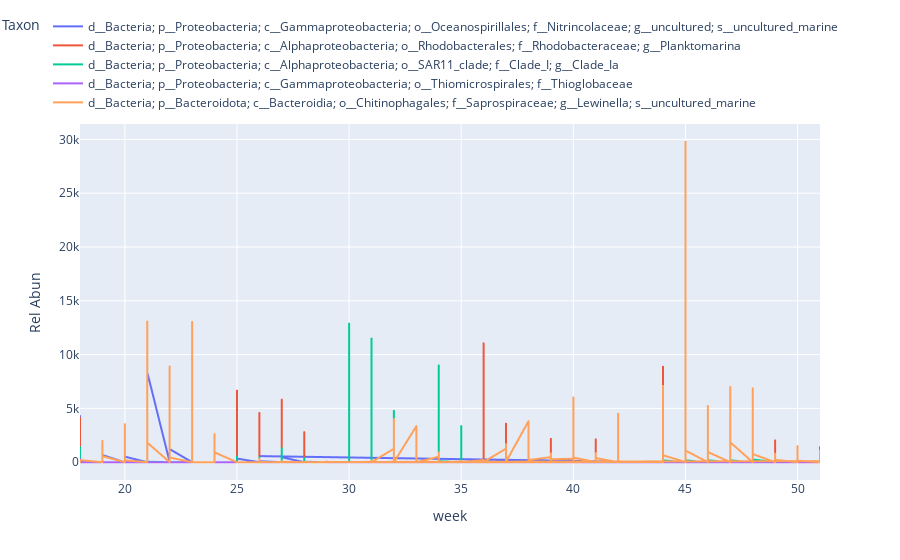

The notebook cell saved with this chart:
### Code cell
fig = px.line(mdtop5_dA, x="week", y="Rel Abun", color='Taxon')
fig.update_layout(legend=dict(
    orientation="h",
    yanchor="bottom",
    y=1.02,
    xanchor="right",
    x=1
))
fig.show()

### Figure 1 — Plotly figure (JSON) as saved in the notebook; plotly's stock layout.template omitted (floating-point values rounded to 4 significant figures; data arrays with more than 128 entries replaced by an {"elided": "..."} marker saying what was removed)
{"data": [{"hovertemplate": "Taxon=d__Bacteria; p__Proteobacteria; c__Gammaproteobacteria; o__Oceanospirillales; f__Nitrincolaceae; g__uncultured; s__uncultured_marine<br>week=%{x}<br>Rel Abun=%{y}<extra></extra>", "legendgroup": "d__Bacteria; p__Proteobacteria; c__Gammaproteobacteria; o__Oceanospirillales; f__Nitrincolaceae; g__uncultured; s__uncultured_marine", "line": {"color": "#636efa", "dash": "solid"}, "marker": {"symbol": "circle"}, "mode": "lines", "name": "d__Bacteria; p__Proteobacteria; c__Gammaproteobacteria; o__Oceanospirillales; f__Nitrincolaceae; g__uncultured; s__uncultured_marine", "showlegend": true, "type": "scattergl", "x": {"elided": "816 int values"}, "xaxis": "x", "y": {"elided": "816 int values"}, "yaxis": "y"}, {"hovertemplate": "Taxon=d__Bacteria; p__Proteobacteria; c__Alphaproteobacteria; o__Rhodobacterales; f__Rhodobacteraceae; g__Planktomarina<br>week=%{x}<br>Rel Abun=%{y}<extra></extra>", "legendgroup": "d__Bacteria; p__Proteobacteria; c__Alphaproteobacteria; o__Rhodobacterales; f__Rhodobacteraceae; g__Planktomarina", "line": {"color": "#EF553B", "dash": "solid"}, "marker": {"symbol": "circle"}, "mode": "lines", "name": "d__Bacteria; p__Proteobacteria; c__Alphaproteobacteria; o__Rhodobacterales; f__Rhodobacteraceae; g__Planktomarina", "showlegend": true, "type": "scattergl", "x": {"elided": "408 int values"}, "xaxis": "x", "y": {"elided": "408 int values"}, "yaxis": "y"}, {"hovertemplate": "Taxon=d__Bacteria; p__Proteobacteria; c__Alphaproteobacteria; o__SAR11_clade; f__Clade_I; g__Clade_Ia<br>week=%{x}<br>Rel Abun=%{y}<extra></extra>", "legendgroup": "d__Bacteria; p__Proteobacteria; c__Alphaproteobacteria; o__SAR11_clade; f__Clade_I; g__Clade_Ia", "line": {"color": "#00cc96", "dash": "solid"}, "marker": {"symbol": "circle"}, "mode": "lines", "name": "d__Bacteria; p__Proteobacteria; c__Alphaproteobacteria; o__SAR11_clade; f__Clade_I; g__Clade_Ia", "showlegend": true, "type": "scattergl", "x": {"elided": "884 int values"}, "xaxis": "x", "y": {"elided": "884 int values"}, "yaxis": "y"}, {"hovertemplate": "Taxon=d__Bacteria; p__Proteobacteria; c__Gammaproteobacteria; o__Thiomicrospirales; f__Thioglobaceae<br>week=%{x}<br>Rel Abun=%{y}<extra></extra>", "legendgroup": "d__Bacteria; p__Proteobacteria; c__Gammaproteobacteria; o__Thiomicrospirales; f__Thioglobaceae", "line": {"color": "#ab63fa", "dash": "solid"}, "marker": {"symbol": "circle"}, "mode": "lines", "name": "d__Bacteria; p__Proteobacteria; c__Gammaproteobacteria; o__Thiomicrospirales; f__Thioglobaceae", "showlegend": true, "type": "scattergl", "x": {"elided": "136 int values"}, "xaxis": "x", "y": {"elided": "136 int values"}, "yaxis": "y"}, {"hovertemplate": "Taxon=d__Bacteria; p__Bacteroidota; c__Bacteroidia; o__Chitinophagales; f__Saprospiraceae; g__Lewinella; s__uncultured_marine<br>week=%{x}<br>Rel Abun=%{y}<extra></extra>", "legendgroup": "d__Bacteria; p__Bacteroidota; c__Bacteroidia; o__Chitinophagales; f__Saprospiraceae; g__Lewinella; s__uncultured_marine", "line": {"color": "#FFA15A", "dash": "solid"}, "marker": {"symbol": "circle"}, "mode": "lines", "name": "d__Bacteria; p__Bacteroidota; c__Bacteroidia; o__Chitinophagales; f__Saprospiraceae; g__Lewinella; s__uncultured_marine", "showlegend": true, "type": "scattergl", "x": {"elided": "204 int values"}, "xaxis": "x", "y": {"elided": "204 int values"}, "yaxis": "y"}], "layout": {"legend": {"orientation": "h", "title": {"text": "Taxon"}, "tracegroupgap": 0, "x": 1, "xanchor": "right", "y": 1.02, "yanchor": "bottom"}, "margin": {"t": 60}, "xaxis": {"anchor": "y", "domain": [0, 1], "title": {"text": "week"}}, "yaxis": {"anchor": "x", "domain": [0, 1], "title": {"text": "Rel Abun"}}}}
